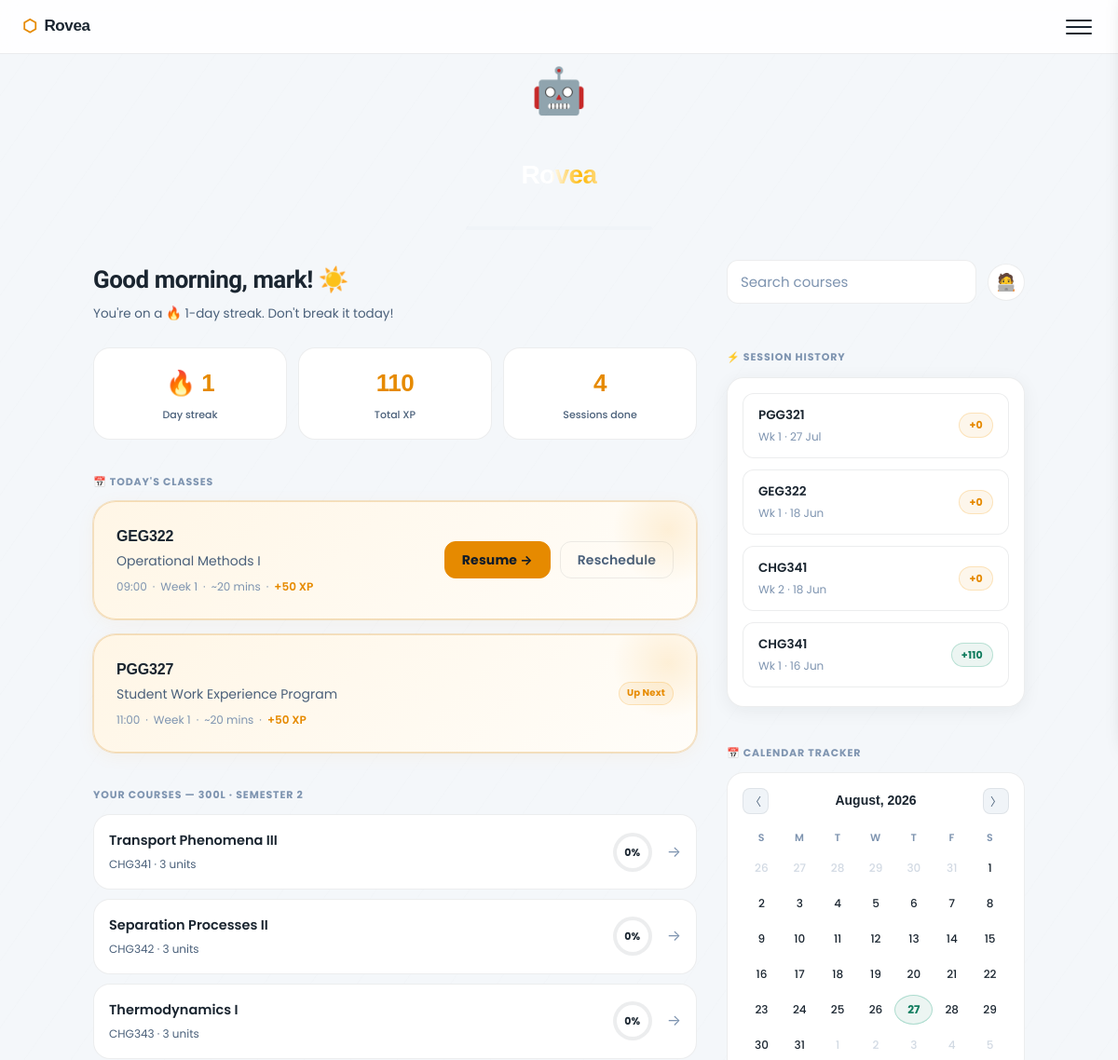
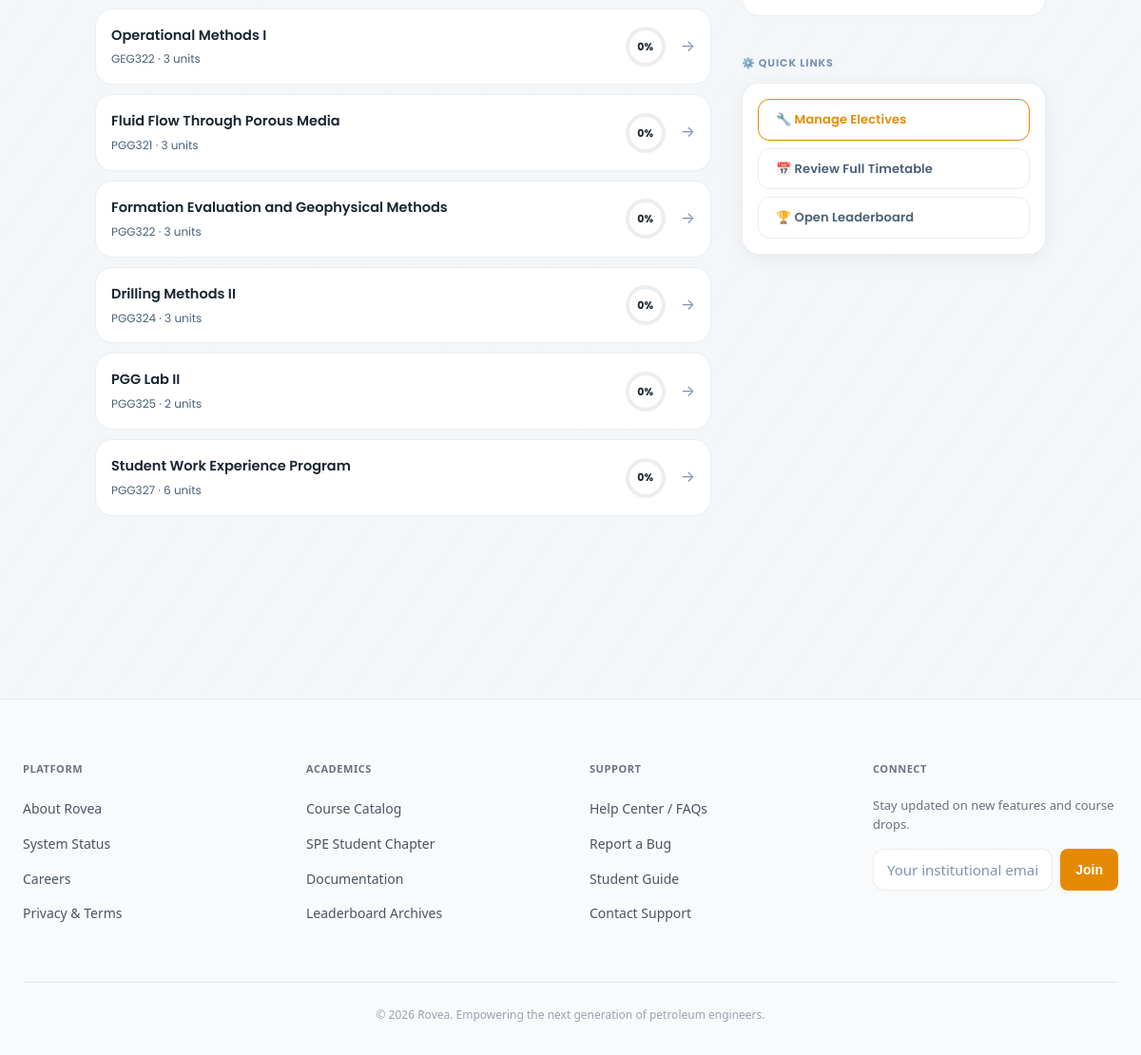
/dashboard/ (signed in), run on the app's committed database (2 pictures, top to bottom).
### core/models.py (models this page shows, shortened)
class StudentProfile(models.Model):
    user = models.OneToOneField(User, on_delete=models.CASCADE, related_name="profile")
    matric_number = models.CharField(max_length=20, blank=True)
    school = models.CharField(max_length=50, choices=SCHOOL_CHOICES, default="unilag")
    department = models.CharField(max_length=50, choices=DEPARTMENT_CHOICES, default="petroleum")
    level = models.CharField(max_length=3, choices=LEVEL_CHOICES)
    semester = models.CharField(max_length=1, choices=SEMESTER_CHOICES)
    is_staff_member = models.BooleanField(default=False)
    elective_courses = models.ManyToManyField(
        'CourseDefinition',
        blank=True,
        related_name="enrolled_students",
        limit_choices_to={"is_elective": True}
    )
    xp = models.IntegerField(default=0)
    streak = models.IntegerField(default=0)
    last_session_date = models.DateField(null=True, blank=True)
    created_at = models.DateTimeField(auto_now_add=True)

class TimetableEntry(models.Model):
    DAYS = [("Mon", "Monday"), ("Tue", "Tuesday"), ("Wed", "Wednesday"), ("Thu", "Thursday"), ("Fri", "Friday")]
    student = models.ForeignKey(StudentProfile, on_delete=models.CASCADE, related_name="timetable")
    course_code = models.CharField(max_length=10)
    course_title = models.CharField(max_length=100)
    day = models.CharField(max_length=3, choices=DAYS)
    time = models.CharField(max_length=10, default="09:00")
    week_number = models.IntegerField(default=1)
    total_weeks = models.IntegerField(default=15)
    is_completed = models.BooleanField(default=False)
    is_missed = models.BooleanField(default=False)
    rescheduled_to = models.DateField(null=True, blank=True)
    class Meta:
        ordering = ["day", "time"]

class Session(models.Model):
    student = models.ForeignKey(StudentProfile, on_delete=models.CASCADE, related_name="sessions")
    course_code = models.CharField(max_length=10)
    course_title = models.CharField(max_length=100)
    week_number = models.IntegerField(default=1)
    topics = models.JSONField(default=list)
    current_topic_index = models.IntegerField(default=0)
    is_complete = models.BooleanField(default=False)
    xp_earned = models.IntegerField(default=0)
    started_at = models.DateTimeField(auto_now_add=True)
    completed_at = models.DateTimeField(null=True, blank=True)
    class Meta:
        ordering = ["-started_at"]

### core/views.py (the view)
# urls.py: path("dashboard/", views.dashboard_view, name="dashboard"),
@login_required
def dashboard_view(request):
    if not hasattr(request.user, "profile"):
        return redirect("onboarding")
    profile = request.user.profile
    courses = COURSES.get(profile.level, {}).get(profile.semester, [])
    timetable = profile.timetable.all()
    recent_sessions = profile.sessions.all()[:5]
    leaderboard = StudentProfile.objects.select_related("user").order_by("-xp")[:10]
    sessions_done = profile.sessions.count()
    today = timezone.now().strftime("%a")  # Safe cross-platform timezone management
    todays_courses = profile.timetable.filter(day=today, is_completed=False)
    incomplete_sessions = {
        s.course_code: s
        for s in Session.objects.filter(student=profile, is_complete=False)
    }
    return render(request, "core/dashboard.html", {
        "profile": profile,
        "courses": courses,
        "timetable": timetable,
        "recent_sessions": recent_sessions,
        "leaderboard": leaderboard,
        "sessions_done": sessions_done,
        "todays_courses": todays_courses,
        "today": today,
        "incomplete_sessions": incomplete_sessions,
    })

### templates/core/dashboard.html (shortened to what this page needs)
{% extends "core/base.html" %}
{% block content %}
<head>
</head>
<div id="Rovea-loader">
  <div class="loader-content">
    <span class="loader-avatar">🤖</span>
    <h1 class="loader-logo">Rovea</h1>
    <div class="loader-bar-container">
    </div>
  </div>
</div>
<div class="page-container dashboard-grid-container">
  <div class="dashboard-main-col">
    <div class="greeting-section">
      <h2 class="greeting" id="greeting">Hey! 👋</h2>
      <p class="greeting-sub">
        {% if profile.streak > 0 %}
          You're on a 🔥 {{ profile.streak }}-day streak. Don't break it today!
        {% else %}
          Start a session today to begin your streak!
        {% endif %}
      </p>
    </div>
    <div class="stats-row">
      <div class="stat-card">
        <div class="stat-val">🔥 {{ profile.streak }}</div>
        <div class="stat-lbl">Day streak</div>
      </div>
      <div class="stat-card">
        <div class="stat-val">{{ profile.xp }}</div>
        <div class="stat-lbl">Total XP</div>
      </div>
      <div class="stat-card">
        <div class="stat-val">{{ sessions_done }}</div>
        <div class="stat-lbl">Sessions done</div>
      </div>
    </div>
    <p class="section-label">📅 Today's Classes</p>
    {% if todays_courses %}
      {% for course in todays_courses %}
      <div class="today-card" style="display: flex; align-items: center; justify-content: space-between; margin-bottom: 16px; flex-wrap: wrap; gap: 12px;">
        <div>
          <div style="font-family: 'Space Grotesk', sans-serif; font-weight: 700; font-size: 16px; letter-spacing: -0.01em; margin-bottom: 2px; color: var(--text);">{{ course.course_code }}</div>
          <div style="font-size: 14px; color: var(--text-secondary); margin-bottom: 6px;">{{ course.course_title }}</div>
          <div style="font-size: 12px; color: var(--text-muted); display: flex; gap: 6px; align-items: center; flex-wrap: wrap;">
            <span>{{ course.time }}</span> · <span>Week {{ course.week_number }}</span> · <span>~20 mins</span> · <span style="color: var(--amber); font-weight: 600;">+50 XP</span>
          </div>
        </div>
        <div style="display: flex; gap: 10px; align-items: center; flex-shrink: 0;">
          {% if forloop.first %}
            {% if course.course_code in incomplete_sessions %}
              <a href="{% url 'session' course.course_code %}" class="btn btn-primary" style="height: 40px; padding: 0 18px;">Resume →</a>
            {% else %}
              <a href="{% url 'session' course.course_code %}" class="btn btn-primary" style="height: 40px; padding: 0 18px;">Start →</a>
            {% endif %}
            <form method="post" action="{% url 'reschedule' course.id %}" style="margin: 0;">
              <button type="submit" class="btn btn-white-outline" style="height: 40px; padding: 0 18px;">Reschedule</button>
            </form>
          {% else %}
            <span class="badge badge-amber live-badge">Up Next</span>
          {% endif %}
        </div>
      </div>
      {% endfor %}
    {% else %}
      <div class="today-card today-done">
        <h3>All sessions done for today! 🎉</h3>
        <p>Great work. Come back tomorrow to keep your streak going.</p>
      </div>
    {% endif %}
    <p class="section-label">Your courses — {{ profile.level }}L · Semester {{ profile.semester }}</p>
    <div class="course-list">
      {% for course in courses %}
      <a href="{% url 'session' course.code %}" class="course-pill">
        <div style="display: flex; align-items: center; min-width: 0;">
          <div>
            <div class="course-name">{{ course.title }}</div>
            <div class="course-code">{{ course.code }} · {{ course.units }} units</div>
          </div>
        </div>
        <div style="display: flex; align-items: center; gap: 16px; flex-shrink: 0;">
          <div class="progress-circle-container">
            <div class="progress-circle-outer" style="--progress-val: {% if course.progress_pct %}{{ course.progress_pct }}{% else %}0{% endif %};">
              <div class="progress-circle-inner">
                <span class="progress-circle-text">{% if course.progress_pct %}{{ course.progress_pct }}{% else %}0{% endif %}%</span>
              </div>
            </div>
          </div>
          <span class="arrow">→</span>
        </div>
      </a>
      {% endfor %}
    </div>
  </div>
  <div class="dashboard-side-col">
    <div class="search-header-row">
      <div class="search-container">
        <form method="GET" action="#" class="search-wrapper" onsubmit="event.preventDefault();">
          <input type="text" name="q" placeholder="Search courses" class="search-input" autocomplete="off">
        </form>
      </div>
      <div class="header-avatar-frame">
        {% if profile.avatar_url %}
          <img src="{{ profile.avatar_url }}" alt="Profile Avatar">
        {% else %}
          <span class="header-avatar-fallback">🧑‍💻</span>
        {% endif %}
      </div>
    </div>
    <p class="section-label">⚡ Session History</p>
    <div class="side-widget-card">
      {% if recent_sessions %}
      <div class="session-list">
        {% for s in recent_sessions %}
        <div class="session-row" style="margin-bottom: 4px;">
          <div>
            <div class="session-course">{{ s.course_code }}</div>
            <div class="session-date">Wk {{ s.week_number }} · {{ s.started_at|date:"d M" }}</div>
          </div>
          <div>
            <span class="badge {% if s.is_complete %}badge-green{% else %}badge-amber{% endif %}">
              +{{ s.xp_earned }}
            </span>
          </div>
        </div>
        {% endfor %}
      </div>
      {% else %}
      <div style="text-align: center; color: var(--text-muted); font-size: 13.5px; padding: 1rem 0;">
        No sessions tracked yet.
      </div>
      {% endif %}
    </div>
    <p class="section-label">📅 Calendar Tracker</p>
    <div class="calendar-widget">
      <div class="calendar-header">
        <button class="calendar-nav-btn" id="calPrevBtn">〈</button>
        <span class="calendar-title" id="calendarMonthTitle">June, 2026</span>
        <button class="calendar-nav-btn" id="calNextBtn">〉</button>
      </div>
      <div class="calendar-weekdays">
        <div>S</div><div>M</div><div>T</div><div>W</div><div>T</div><div>F</div><div>S</div>
      </div>
      <div class="calendar-days-grid" id="calendarDaysGrid"></div>
    </div>
    <p class="section-label">⚙️ Quick Links</p>
    <div class="side-widget-card" style="display: flex; flex-direction: column; gap: 8px;">
       <a href="{% url 'elective_selection' %}" class="btn btn-white-outline btn-full" style="justify-content: flex-start; font-size: 13px; border-color: var(--amber); color: var(--amber);">🔧 Manage Electives</a>
       <a href="{% url 'timetable' %}" class="btn btn-white-outline btn-full" style="justify-content: flex-start; font-size: 13px;">📅 Review Full Timetable</a>
       <a href="{% url 'leaderboard' %}" class="btn btn-white-outline btn-full" style="justify-content: flex-start; font-size: 13px;">🏆 Open Leaderboard</a>
    </div>
  </div>
</div>
{% endblock %}

### data on the page
StudentProfile: streak "1", xp "110", level "300", semester "2"
TimetableEntry: course_code "GEG322", course_title "Operational Methods I", time "09:00", week_number "1", shows "Resume →", shows "Reschedule"
TimetableEntry: course_code "PGG327", course_title "Student Work Experience Program", time "11:00", week_number "1", shows "Up Next", title "Student Work Experience Program", code "PGG327", units "6"
Session: title "Transport Phenomena III", code "CHG341", units "3", course_code "CHG341", week_number "1", started_at "16 Jun", xp_earned "110"
Session: title "Fluid Flow Through Porous Media", code "PGG321", units "3", course_code "PGG321", week_number "1", started_at "27 Jul", xp_earned "0"
Session: course_code "GEG322", week_number "1", started_at "18 Jun", xp_earned "0"
Session: course_code "CHG341", week_number "2", started_at "18 Jun", xp_earned "0"

### other printed values
{{ sessions_done }} "4"
{{ course.title }} "Separation Processes II" "Thermodynamics I" "Operational Methods I" "Formation Evaluation and Geophysical Methods" "Drilling Methods II" "PGG Lab II"
{{ course.code }} "CHG342" "CHG343" "GEG322" "PGG322" "PGG324" "PGG325"
{{ course.units }} "3" "3" "3" "3" "3" "2"
